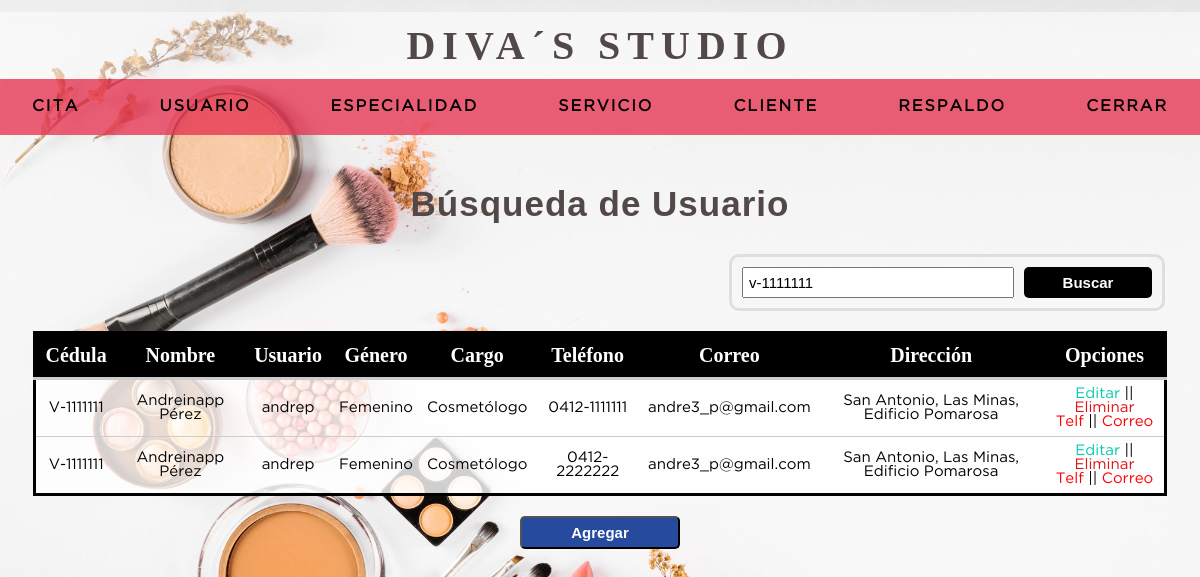
The app's page /buscar_usuario.php?busqueda=V-1111111 (signed in) with its own data.
### tables this page shows
CREATE TABLE `usuario` (
  `ci_usuario` varchar(20) NOT NULL,
  `nombreu` varchar(50) NOT NULL,
  `apellidou` varchar(50) NOT NULL,
  `usuario` varchar(30) NOT NULL,
  `clave` varchar(50) NOT NULL,
  `codgenero` int(11) NOT NULL,
  `idrol` int(11) NOT NULL,
  `direccion` varchar(200) NOT NULL,
  `fechaingreso` timestamp NOT NULL DEFAULT current_timestamp(),
  `estatus` int(1) NOT NULL DEFAULT 1,
  PRIMARY KEY (`ci_usuario`) USING BTREE,
  KEY `idrol` (`idrol`),
  KEY `codgenero` (`codgenero`),
  CONSTRAINT `usuario-genero` FOREIGN KEY (`codgenero`) REFERENCES `genero` (`codgenero`) ON DELETE CASCADE ON UPDATE CASCADE,
  CONSTRAINT `usuario-rol` FOREIGN KEY (`idrol`) REFERENCES `rol` (`idrol`) ON DELETE CASCADE ON UPDATE CASCADE
);

CREATE TABLE `genero` (
  `codgenero` int(11) NOT NULL AUTO_INCREMENT,
  `descripcion` varchar(30) NOT NULL,
  PRIMARY KEY (`codgenero`)
);

CREATE TABLE `rol` (
  `idrol` int(11) NOT NULL AUTO_INCREMENT,
  `nombrerol` varchar(20) NOT NULL,
  PRIMARY KEY (`idrol`)
);

CREATE TABLE `area` (
  `idarea` int(11) NOT NULL AUTO_INCREMENT,
  `descripcion_area` varchar(20) NOT NULL,
  PRIMARY KEY (`idarea`)
);

CREATE TABLE `telefono_usuario` (
  `ci_usuario` varchar(20) NOT NULL,
  `idarea` int(11) NOT NULL,
  `telefono_usuario` int(11) NOT NULL,
  PRIMARY KEY (`ci_usuario`,`idarea`,`telefono_usuario`) USING BTREE,
  KEY `idarea` (`idarea`),
  CONSTRAINT `telefono_usuario_ibfk_1` FOREIGN KEY (`ci_usuario`) REFERENCES `usuario` (`ci_usuario`) ON DELETE CASCADE ON UPDATE CASCADE,
  CONSTRAINT `telefono_usuario_ibfk_2` FOREIGN KEY (`idarea`) REFERENCES `area` (`idarea`) ON DELETE CASCADE ON UPDATE CASCADE
);

CREATE TABLE `correo_usuario` (
  `ci_usuario` varchar(20) NOT NULL,
  `correo_usuario` varchar(50) NOT NULL,
  `iddominio` int(11) NOT NULL,
  PRIMARY KEY (`ci_usuario`,`correo_usuario`,`iddominio`) USING BTREE,
  KEY `iddominio` (`iddominio`),
  CONSTRAINT `correo_usuario_ibfk_1` FOREIGN KEY (`ci_usuario`) REFERENCES `usuario` (`ci_usuario`) ON DELETE CASCADE ON UPDATE CASCADE,
  CONSTRAINT `correo_usuario_ibfk_2` FOREIGN KEY (`iddominio`) REFERENCES `dominio` (`iddominio`) ON DELETE CASCADE ON UPDATE CASCADE
);

CREATE TABLE `dominio` (
  `iddominio` int(11) NOT NULL AUTO_INCREMENT,
  `descripcion_dominio` varchar(20) NOT NULL,
  PRIMARY KEY (`iddominio`)
);

### buscar_usuario.php (the view, shortened to what this page needs)
<html lang="en">
	<head>
		<?php include "includes/scripts.php";?>
	</head>
	<body>
	<?php
		include "includes/headeruser.php";
	?>
	<section class="container" >
		<?php
			$busqueda =strtolower ($_REQUEST['busqueda']);
		?>
		<h2>Búsqueda de Usuario</h2>
		<form action="buscar_usuario.php" method="get" class="form_search">
			<input type="text" name="busqueda" id="busqueda" placeholder="Buscar" value="<?php echo $busqueda;?>">
			<input type="submit" value="Buscar" class="btn_search" placeholder="Buscar">
		</form>
			<table>
				<tr>
					<th>Cédula</th>
					<th>Nombre </th>
					<th>Usuario</th>
					<th>Género</th>
					<th>Cargo</th>
					<th>Teléfono</th>
					<th>Correo</th>
					<th>Dirección</th>
					<th>Opciones</th>
				</tr>
	<?php
		include 'includes/conexion.php';
		$query= mysqli_query($conexion, "SELECT u.ci_usuario, u.nombreu, u.apellidou, u.usuario, g.descripcion, u.direccion, r.nombrerol,
												telf.telefono_usuario, a.descripcion_area, co.correo_usuario, dom.descripcion_dominio
												FROM usuario u
												INNER JOIN genero g      ON u.codgenero = g.codgenero
												INNER JOIN rol r         ON u.idrol = r.idrol
												INNER JOIN telefono_usuario telf ON u.ci_usuario = telf.ci_usuario
												INNER JOIN area a                ON telf.idarea = a.idarea
												INNER JOIN correo_usuario co ON u.ci_usuario = co.ci_usuario
												INNER JOIN dominio dom       ON co.iddominio = dom.iddominio
												WHERE
													(u.ci_usuario like '%$busqueda%' OR
													u.usuario like '%$busqueda%' OR
													u.nombreu like '%$busqueda%' OR
													u.apellidou like '%$busqueda%' OR
													g.descripcion like '%$busqueda%' OR
													u.direccion like '%$busqueda%' OR
													r.nombrerol like '%$busqueda%' OR
													telf.telefono_usuario like '%$busqueda%' OR
													a.descripcion_area like '%$busqueda%' OR
													co.correo_usuario like '%$busqueda%' OR
													dom.descripcion_dominio like '%$busqueda%')
												AND estatus= 1");
		while($mostrar=mysqli_fetch_array($query)) {
	?>
			<tr>
				<td><?php echo $mostrar['ci_usuario']?></td>
				<td><?php echo $mostrar['nombreu']. " " .$mostrar['apellidou']?></td>
				<td><?php echo $mostrar['usuario']?></td>
				<td><?php echo $mostrar['descripcion']?></td>
				<td><?php echo $mostrar['nombrerol']?></td>
				<td><?php echo $mostrar['descripcion_area']; echo $mostrar['telefono_usuario']?></td>
				<td><?php echo $mostrar['correo_usuario']; echo $mostrar['descripcion_dominio']?></td>
				<td><?php echo $mostrar['direccion']?></td>
				<td><a class="edit" href="editar_usuario.php?ci=<?php echo $mostrar['ci_usuario']?>">Editar</a>
				<?php if (!empty($mostrar['ci_usuario']))
						{
					?>
						||
					<a class="delete" href="eliminar_usuario.php?ci=<?php echo $mostrar['ci_usuario']?>">Eliminar</a>
					<br>
					<a class="mas" href="listado-telefono_usuario.php?ci=<?php echo $mostrar['ci_usuario']?>">Telf<a/>
						||
					<a class="mas" href="listado-correo_usuario.php?ci=<?php echo $mostrar['ci_usuario']?>">Correo<a/>
				<?php
					}
				?>
				</td>
			</tr>
	<?php
		}
	?>
			</table>
			<input type="submit" value="Agregar" class="agregar" onclick="location.href='agregar_usuario.php'">
		</section>
	</body>
</html>

### css/style.css (style rules this page uses)
* { margin: 0; padding: 0; box-sizing: border-box; }
body { background-image: url('../imagen/bg-2.jpg'); background-position:center; background-repeat: no-repeat; background-size:cover; background-attachment:fixed; }
h1, h2, h3, h4, h5, h6 { font-family: 'arial'; font-weight: bold; letter-spacing: 1px; }
h2 { font-size: 20px; }
a { text-decoration: none; }
.container { padding: 10rem 15px 15px; }
.container h2 { color: rgb(82, 72, 72); margin:12px 0 10px 0; font-size: 35px; text-align: center; }
form { margin: auto; padding: 20px 50px; background-color: rgba(255, 255, 255, 0.9); border-radius:2px; border:3px solid #dedede; }
input, select { width: 100%; font-size: 15px; padding: 5px; }
.form_search { display: flex; float:right; background:initial; padding:10px; border-radius:10px; margin: 20px; }
#busqueda { width: 17rem; }
.btn_search { background:#000; font-weight: bold; color: #ffff; padding: 0 20px; width: 8rem; border:0; cursor:pointer; margin-left:10px; border-radius:5px; }
.agregar { background: #264A9E; text-align:center; color:white; width:10rem; cursor: pointer; border-radius:5px; padding:6px; font-weight: bold; }
.container { color: rgb(82, 72, 72); margin:12px 0 10px 0; font-size: 25px; text-align: center; }
table { background: rgba(255, 255, 255, 0.8); border: solid 3px #000; margin: 20px auto; width: 97%; border-collapse:collapse; }
th { padding:10px; font-weight:bold; border-bottom:solid 3px #ccc; font-size: 20px; background: black; color:white; }
td { padding:7px; text-align: center; border-bottom:solid 1px #ccc; font-family: 'GothamBook'; font-size: 15px; }
.edit { color: #00ccaa; }
.mas { color: red; }
.delete { color: #df1313; }

### records on screen
usuario: ci_usuario "V-1111111", nombreu "Andreinapp", apellidou "Pérez", usuario "andrep", codgenero.descripcion "Femenino", idrol.nombrerol "Cosmetólogo", area.descripcion_area "0412-", telefono_usuario.telefono_usuario "1111111", correo_usuario.correo_usuario "andre3_p", dominio.descripcion_dominio "@gmail.com", direccion "San Antonio, Las Minas, Edificio Pomarosa", telefono_usuario.telefono_usuario "2222222"
